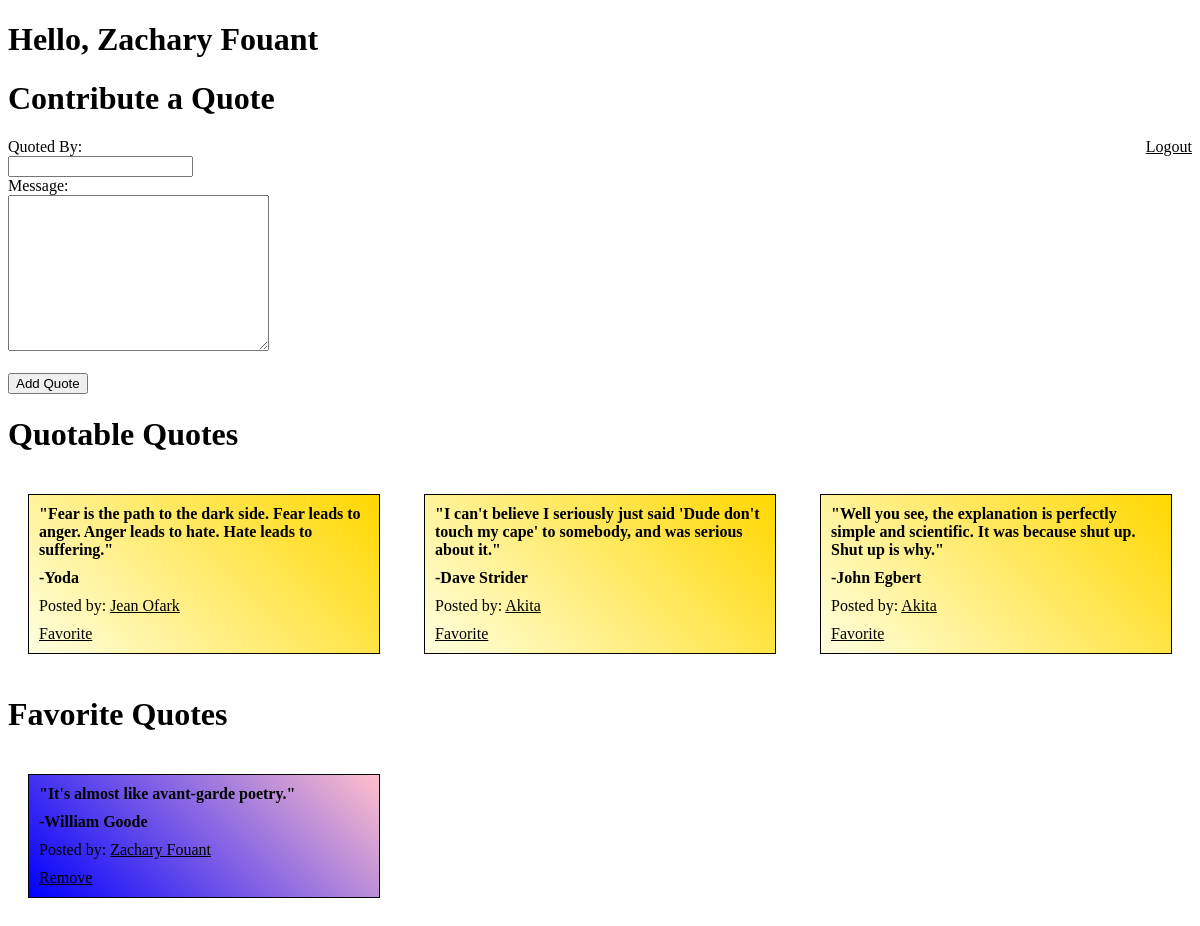
/quotes (signed in), run on the app's committed database.
### quotables_app/models.py (models this page shows)
class User(models.Model):
    name = models.CharField(max_length = 45)
    email = models.CharField(max_length = 45)
    password = models.CharField(max_length = 45)
    created_at = models.DateTimeField(auto_now_add=True)
    updated_at = models.DateTimeField(auto_now=True)
    objects = UserManager()

class Quote(models.Model):
    source = models.CharField(max_length = 45)
    content = models.CharField(max_length = 255)
    poster = models.ForeignKey(User,related_name="quotes",on_delete=models.CASCADE,null=True, blank=True)
    favorited = models.ManyToManyField(User, related_name="favorite_quotes")
    created_at = models.DateTimeField(auto_now_add=True)
    updated_at = models.DateTimeField(auto_now=True)
    objects = QuoteManager()

### quotables_app/views.py (the view)
# urls.py: path('quotes',views.quotes),
def quotes(request):
    user = User.objects.get(id = request.session['id'])
    quote = Quote.objects.exclude(favorited = user).all
    favorite = Quote.objects.filter(favorited = user) #I only want quotes favorited by this user
    context = {
        "user": user,
        "quote": quote,
        "favorite": favorite
    }
    return render(request, "quotes.html", context)

### quotables_app/templates/quotes.html (shortened to what this page needs)
<!DOCTYPE html>
<html lang="en">
    <head>
    </head>
    <body>
        <h1>Hello, {{user.name}}</h1>
        <h1>Contribute a Quote</h1>
        <a id="logout" href="/logout">Logout</a>
        <form action="/add_quote" method="post"> {% csrf_token %}
            <label for="source">Quoted By: </label><br>
            <input type="text" name="source" id=""><br>
            <label for="content">Message: </label><br>
            <textarea name="content" id="" cols="30" rows="10"></textarea><br><br>
            <input type="submit" value="Add Quote">
        </form>
        <h1>Quotable Quotes</h1>
        {% for q in quote %}
            <div class="quote_box">
                <p id="source">"{{q.content}}"</p>
                <p id="content">-{{q.source}}</p>
                <div class="bottom_links">Posted by: <a href="/users/{{q.poster.id}}">{{q.poster.name}}</a></div>
                <div class="bottom_links">
                    <a href="/add_favorite/{{q.id}}">Favorite</a>
                </div>
            </div>
            {% endfor %}
        <h1>Favorite Quotes</h1>
        {% for f in favorite %}
            <div class="fave_box">
                <p id="source">"{{f.content}}"</p>
                <p id="content">-{{f.source}}</p>
                <div class="bottom_links">Posted by: <a href="/users/{{f.poster.id}}">{{f.poster.name}}</a></div>
                <div class="bottom_links">
                    <a href="/remove_favorite/{{f.id}}">Remove</a>
                </div>
            </div>
            {% endfor %}
    </body>
</html>

### quotables_app/templates/quotes.html (style rules this page uses)
.quote_box, .fave_box { border: 1px solid black; width: 350px; margin: 20px; display: inline-block; }
.quote_box { background-image: linear-gradient(45deg, lightyellow, gold) }
.bottom_links { margin: 10px; }
#source, #content { font-weight: bold; margin: 10px; }
.fave_box { background-image: linear-gradient(45deg, blue, pink) }
a { color: black; }
#logout { float: right; }

### data on the page
User: name "Zachary Fouant"
Quote: content "Fear is the path to the dark side. Fear leads to anger. Anger leads to hate. Hate leads to suffering.", source "Yoda", poster.name "Jean Ofark"
Quote: content "I can't believe I seriously just said 'Dude don't touch my cape' to somebody, and was serious about it.", source "Dave Strider", poster.name "Akita"
Quote: content "Well you see, the explanation is perfectly simple and scientific. It was because shut up. Shut up is why.", source "John Egbert", poster.name "Akita"
Quote: content "It's almost like avant-garde poetry.", source "William Goode", poster.name "Zachary Fouant"
